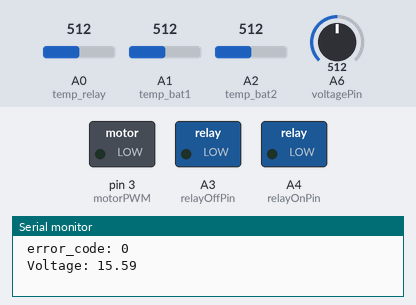
Bench run of a sketch on a simulated Arduino Uno, built with avr-gcc and run on an emulated ATmega328P. Parts: switched loads named in the sketch (green lamp = pin HIGH), the last lines printed to the serial monitor. Inputs (shaded band) come from the test bench; at power-on: A6 (voltagePin) = 512, A2 (temp_bat2) = 512, A0 (temp_relay) = 512, A1 (temp_bat1) = 512.

Above: at 3.2 s.
3.3 s: A6 (voltagePin) set to 542
At 4.29 s:
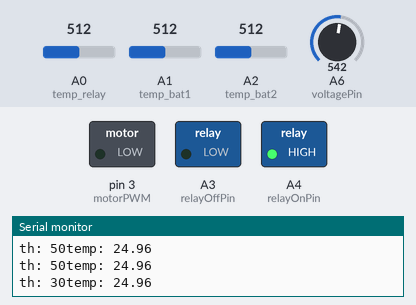
5.8 s: A2 (temp_bat2) set to 72
At 7.0 s:
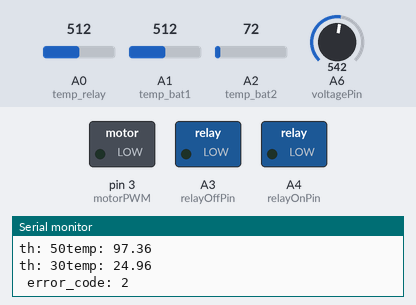
7.4 s: A2 (temp_bat2) set to 63
10.4 s: A0 (temp_relay) set to 673
11.9 s: A0 (temp_relay) set to 696
Timing chart, 0 to 14.9 s (numbered marks = the images above; inputs shaded):
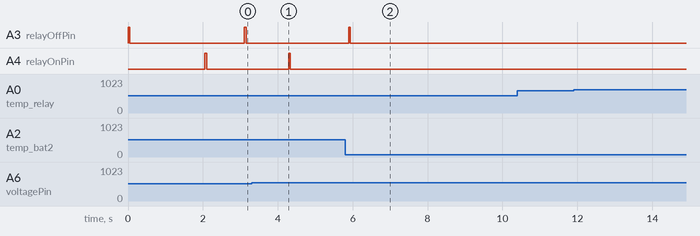

Measured:
- the behaviour switches between 525 and 526 on A6 (voltagePin) (found by bisection; images 0 and 1)
- after the input at 3.3 s, A4 (relayOnPin): LOW → HIGH after 0.99 s, → LOW 0.05 s later
- after the input at 5.8 s, A3 (relayOffPin): LOW → HIGH after 0.09 s, → LOW 0.05 s later

The sketch:

bogy_relay_pcbV2_SW_V1.ino
```cpp
#include <Servo.h>


// Define pins for Arduino Uno.
const int relayOnPin = A4;     // Pin 27 for Relay On
const int relayOffPin = A3;    // Pin 26 for Relay Off
const int temp_bat1 = A1;      // Pin24
const int temp_bat2 = A2;      // Pin25
const int temp_relay = A0;     // Pin23
const int throttlePin = A7;    // Pin 22 for Throttle Input
const int motorPWM = 3;        // Pin1 for Motor PWM (or any other PWM pin)
const int voltagePin = A6;     // Pin 19 for Voltage Sensing


struct NTC {
  String name_ntc;
  int Threshold;
  int NTC_pin;
};

// Variables
NTC NTCs[3]={
  {"bat1",50,temp_bat1},  //NTCs[0]
  {"bat1",50,temp_bat2},  //NTCs[1]
  {"raley",30,temp_relay} //NTCs[2]
};

int   throttleValue = 0;
int   motorSpeed = 0;
int   voltageReading = 0;
float Input_voltage=0;
float temperature_relay=0;
bool  relay_sate=false;
int   error_code=0;

//functions
void turen_relay(bool state);
bool check_temperatur( NTC ntc);

void setup() {
  // Set pin modes
  pinMode(relayOnPin, OUTPUT);
  pinMode(relayOffPin, OUTPUT);
  pinMode(temp_bat1, INPUT);
  pinMode(temp_bat2, INPUT);
  pinMode(temp_relay, INPUT);
  pinMode(throttlePin, INPUT);
  pinMode(motorPWM, OUTPUT);
  pinMode(voltagePin, INPUT);

  // Initialize the relay off
  digitalWrite(relayOnPin, LOW);
  digitalWrite(relayOffPin, HIGH);
  delay(50);
  digitalWrite(relayOffPin, LOW);

  // Start serial monitor for debugging
  Serial.begin(9600);
  delay(2000);
}


void loop() {
Serial.print(" error_code: ");
Serial.println(error_code);

if(error_code==0){
   relay_sate=turen_relay(true,relay_sate);
}

voltageReading = analogRead(voltagePin); // 0-1023
Input_voltage = (voltageReading / 1023.0) * 5.0*6.23;
Serial.print(" Voltage: ");
Serial.println(Input_voltage);

  // Check if the input voltage is below 16V
  if (Input_voltage < 16) {
    // Turn off the relay
    relay_sate = turen_relay(false,relay_sate);
    error_code = 1;
  }
  else error_code = 0;  //relay_sate = turen_relay(true,relay_sate);


  // temperature
  for(int i=0;i<3;i++){
    if(check_temperatur(NTCs[i])==true){
      relay_sate = turen_relay(false,relay_sate);
      error_code = i+1;
    }
  }
delay(50);
}


bool check_temperatur( NTC X){
   float temperature=0;
   float thermistorResistance=0;
   const int B_CONSTANT=3940;

   // Read the analog value (0-1023)
   // Calculate the thermistor resistance using voltage divider formula
   thermistorResistance = (10000 * (analogRead(X.NTC_pin) * (5 / 1023.0))) / (5 - (analogRead(X.NTC_pin) * (5 / 1023.0)));
   // Calculate the temperature using the Steinhart-Hart equation (simplified version)
   temperature = (1.0 / (1.0 / 298.15 + (1.0 / B_CONSTANT) * log(thermistorResistance / 10000.0)))- 273.15;

   Serial.println("th: " + String(X.Threshold)+ "temp: " + String(temperature));
   //Serial.print(X.Threshold);
   //Serial.println(temperature);

   if (temperature > X.Threshold) return true;
   else return false;
}

// returen the state of the relat true is condaction and false is not condaction
bool turen_relay(bool state,bool previous_state ){
  if (state == true && previous_state== false ){
    // Turn on the relay
    digitalWrite(relayOnPin, HIGH);
    delay(50);
    digitalWrite(relayOnPin, LOW);
    delay(1000);
    return true;
  }
  if(state == false && previous_state== true ) {
    // Turn off the relay
    digitalWrite(relayOffPin, HIGH);
    delay(50);
    digitalWrite(relayOffPin, LOW);
    delay(1000);
    return false;
  }
  return previous_state;
}
```

AveragedServoController.cpp
```cpp
#include "AveragedServoController.h"

AveragedServoController::AveragedServoController(int sensorPin, int servoPin, int sampleCount, unsigned long intervalMs)
  : sensorPin(sensorPin), servoPin(servoPin), sampleCount(sampleCount),
    index(0), samplesFull(false), lastSampleTime(0), sampleInterval(intervalMs)
{
  samples = new int[sampleCount];
}

AveragedServoController::~AveragedServoController() {
  delete[] samples;
}

void AveragedServoController::begin() {
  pinMode(sensorPin, INPUT);
  servo.attach(servoPin);
}

void AveragedServoController::setEnabled(bool state) {
  enabled = state;
  if (!enabled) {
    servo.write(90); // Stop servo movement if disabled
  }
}

void AveragedServoController::enable() {
  setEnabled(true);
}

void AveragedServoController::disable() {
  setEnabled(false);
}

void AveragedServoController::setMaxAngle(int maxAngle) {
  angleLimit = constrain(maxAngle, 0, 180);
}

void AveragedServoController::clearMaxAngle() {
  angleLimit = 180;
}

void AveragedServoController::update() {
  unsigned long currentMillis = millis();

  // Sensor sampling at fixed interval
  if (currentMillis - lastSampleTime >= sampleInterval) {
    lastSampleTime = currentMillis;

    samples[index++] = analogRead(sensorPin);
    if (index >= sampleCount) {
      index = 0;
      samplesFull = true;
    }
  }

  // If enough samples collected and controller is enabled
  if (samplesFull && enabled) {
    long sum = 0;
    for (int i = 0; i < sampleCount; i++) {
      sum += samples[i];
    }

    int avg = sum / sampleCount;
    int angle = map(avg, 100, 800, angleLimit,90);
    angle = constrain(angle, 90, angleLimit);

    servo.write(angle);
    samplesFull = false;
  }
}
```

AveragedServoController.h
```cpp
#pragma once
#include <Arduino.h>
#include <Servo.h>

class AveragedServoController {
  private:
    int sensorPin;
    int servoPin;
    int sampleCount;
    int* samples;
    int index;
    bool samplesFull;
    unsigned long lastSampleTime;
    unsigned long sampleInterval;
    bool enabled = true;
    int angleLimit = 180;

    Servo servo;

  public:
    AveragedServoController(int sensorPin, int servoPin, int sampleCount = 10, unsigned long intervalMs = 5);
    ~AveragedServoController();

    void begin();
    void update();

    void setEnabled(bool state);
    void enable();
    void disable();

    void setMaxAngle(int maxAngle);
    void clearMaxAngle();
};
```
